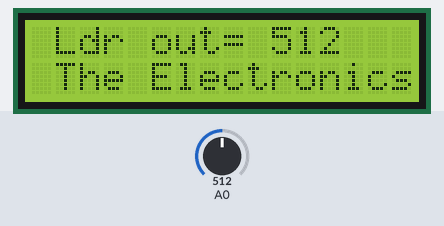
Simulated run of this sketch. Board: Arduino Uno, built with avr-gcc and run on an emulated ATmega328P. Shown: 16×2 character LCD. The inputs (shaded band) are chosen by the test bench; at power-on: A0 = 512.

Above: at 1.2 s.
1.3 s: A0 set to 716
At 1.8 s:
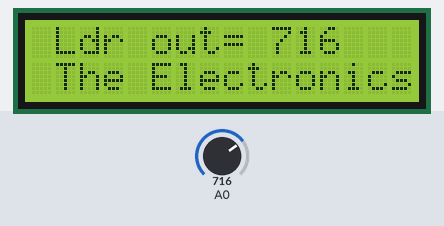
2.8 s: A0 set to 900
At 4.0 s:
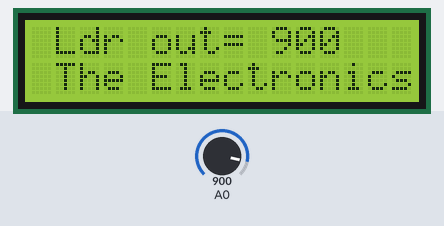
4.3 s: A0 set to 1023
At 5.3 s:
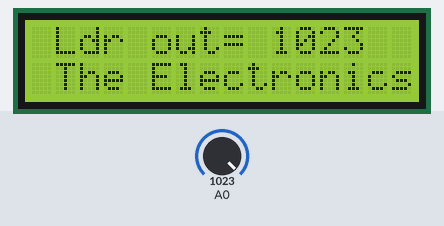
Timing chart, 0 to 7.3 s (numbered marks = the images above; inputs shaded):
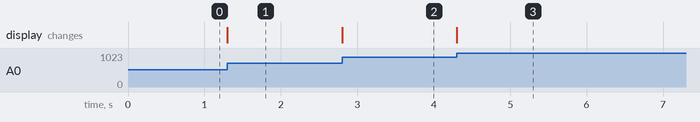

Measured:
- after the input at 1.3 s, the display: changes at once (image 1)
- after the input at 2.8 s, the display: changes at once (image 2)
- after the input at 4.3 s, the display: changes at once (image 3)

The sketch:

ldr-interfacing-arduino.ino
```cpp
#include <LiquidCrystal.h>

// initialize the library with the numbers of the interface pins
LiquidCrystal lcd(7, 6, 5, 4, 3, 2);

void setup() {
// set up the LCD's number of columns and rows:
lcd.begin(16, 2);
// Print a message to the LCD.
lcd.setCursor(1,0);
lcd.print("Ldr out= ");
lcd.setCursor(1,1);
lcd.print("The Electronics");
}

void loop ()
{
int ldr= analogRead(A0);

lcd.setCursor(10,0);
lcd.print(ldr);
}
```
